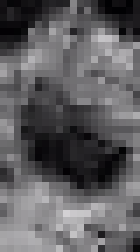
#> input picture dust1.png, 20 x 36 px, found by its file name (shown 7 times larger)
$ python synthetic_data_alg.py
#> lines starting #> are read from the running program, lines starting #| are printed output that depends on the picture; after the words box and inside, x2 and y2 are one past the last pixel; in counts of white or black regions, pixels touching at a corner belong together
import os
import random
import time
import shutil
from datetime import datetime

import cv2
import numpy as np
from tqdm import tqdm

# ---------- Global Constants ---------- #

DIRECTIONS = ['N', 'S', 'W', 'E']

IMG_DIMS_RGB = (1080, 1920, 3)
IMG_DIMS = (1080, 1920)
TILE_DIMS = (36, 20)
MATRIX_DIMS = (IMG_DIMS[0] // TILE_DIMS[0], IMG_DIMS[1] // TILE_DIMS[1])
ROI_DIMS = (360, 360)

HOURS = ['8am', '9am', '10am', '11am', '12pm', '1pm', '2pm', '3pm', '4pm', '5pm', '6pm', '7pm', '8pm']

# ---------- Helper Methods ---------- #

# [6 lines left out: function imshow_and_wait, not called in this run]


def create_folder_structure(ds_path):
    fouling_path = os.path.join(ds_path, 'components', 'fouling')
    tile_path = os.path.join(ds_path, 'components', 'tile_matrices')
    os.makedirs(fouling_path, exist_ok=True)
    os.makedirs(tile_path, exist_ok=True)

    full_samples_path = os.path.join(ds_path, 'full_size', 'samples')
    full_targets_path = os.path.join(ds_path, 'full_size', 'targets')
    full_binary_targets_path = os.path.join(ds_path, 'full_size', 'binary_targets')
    os.makedirs(full_samples_path, exist_ok=True)
    os.makedirs(full_targets_path, exist_ok=True)
    os.makedirs(full_binary_targets_path, exist_ok=True)

    rois_samples_path = os.path.join(ds_path, 'rois', 'samples')
    rois_targets_path = os.path.join(ds_path, 'rois', 'targets')
    rois_binary_targets_path = os.path.join(ds_path, 'rois', 'binary_targets')
    os.makedirs(rois_samples_path, exist_ok=True)
    os.makedirs(rois_targets_path, exist_ok=True)
    os.makedirs(rois_binary_targets_path, exist_ok=True)


# [24 lines left out: functions apply_fouling_spot, visualize_target, visualize_tile_matrix, not called in this run]

# ---------- Algorithm Methods ---------- #

def gen_tile_matrices(ds_path, num_time_steps, num_seed_points, num_intensities, max_new_tiles):
#> called with num_time_steps = 43, num_seed_points = 10, num_intensities = 5, max_new_tiles = 10
    tile_matrix_bool = np.zeros(MATRIX_DIMS, dtype=bool)
    seed_points = [(random.randint(0, MATRIX_DIMS[0]-1), random.randint(0, MATRIX_DIMS[1]-1)) for p in range(num_seed_points)]
    num_new_tiles = num_seed_points

    # loop through each time step
    for time_step in tqdm(range(num_time_steps), desc='[Part 1/8] Generating Tile Matrices'):

        # region-growing stemming from each seed point
        for (row, col) in seed_points:
            if time_step > 0:
                num_new_tiles = random.randint(1, max_new_tiles)

                for t in range(num_new_tiles):
                    r, c = row, col
                    border_reached = False

                    # search for free tile
                    while tile_matrix_bool[r, c]:
                        direction = random.choice(DIRECTIONS)
                        if direction == 'N':
                            r -= 1
                        elif direction == 'S':
                            r += 1
                        elif direction == 'W':
                            c -= 1
                        elif direction == 'E':
                            c += 1

                        # stop searching for free tile if image border is reached
                        if r < 0 or r >= MATRIX_DIMS[0] or c < 0 or c >= MATRIX_DIMS[1]:
                            border_reached = True
                            break

                    # if free tile is found, add it to the tile matrix
                    if not border_reached:
                        tile_matrix_bool[r, c] = True
                    else:
                        pass
            else:
                tile_matrix_bool[row, col] = True

        # apply border effect to copy of tile matrix
        tile_matrix_img = tile_matrix_bool.copy().astype(np.uint8)
        tile_matrix_img *= num_intensities
        for row in range(MATRIX_DIMS[0]):
            for col in range(MATRIX_DIMS[1]):
                if tile_matrix_bool[row, col]:
                    for depth in range(1, num_intensities):
                        tile_N = tile_matrix_bool[row-depth, col] if row-depth >= 0 else True
                        tile_W = tile_matrix_bool[row, col-depth] if col-depth >= 0 else True
                        tile_S = tile_matrix_bool[row+depth, col] if row+depth < MATRIX_DIMS[0] else True
                        tile_E = tile_matrix_bool[row, col+depth] if col+depth < MATRIX_DIMS[1] else True

                        if (not tile_N) or (not tile_W) or (not tile_S) or (not tile_E):
                            tile_matrix_img[row, col] = depth
                            break

        # save tile matrix with border effect
        cv2.imwrite(os.path.join(ds_path, 'components', 'tile_matrices', 'tile_matrix_{}.png'.format(time_step+1)), tile_matrix_img.astype(np.uint8))
#> this loop made 43 passes
#> pass 1, in gen_tile_matrices, `cv2.imwrite(os.path.join(ds_path, 'components', 'tile_matrices', 'tile..`:
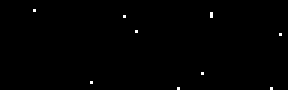
#> saved as tile_matrix_1.png: shape (30, 96) (shown 3 times larger); values 0 (black) and 1 (white), 0.35% white in thin lines or dots, all inside (x1, y1, x2, y2) = (11, 3, 94, 30)
#> pass 2, in gen_tile_matrices, `cv2.imwrite(os.path.join(ds_path, 'components', 'tile_matrices', 'tile..`:
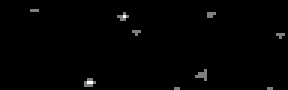
#> saved as tile_matrix_2.png: shape (30, 96) (shown 3 times larger); min 0, max 2, mean 0.0167; drawn with min black and max white


def gen_fouling_imgs(ds_path, tile_im_path, num_intensities, show=False):
#> called with tile_im_path = 'dust1.png', num_intensities = 5, show = False
    tile_im = cv2.imread(tile_im_path, cv2.IMREAD_COLOR)
#> tile_im is the input picture: shape (36, 20, 3); mean B, G, R 96.4, 93.9, 95.1
    fouling_im_blank = np.zeros(IMG_DIMS_RGB, dtype=np.uint8)
    fouling_path = os.path.join(ds_path, 'components', 'fouling')
    tile_matrices_path = os.path.join(ds_path, 'components', 'tile_matrices')

    # determine intensity multiplier
    intensity_multiplier = 1.0 / num_intensities

    # loop through each tile matrix
#> (the run stopped early here; a loop or call above may not have finished)
